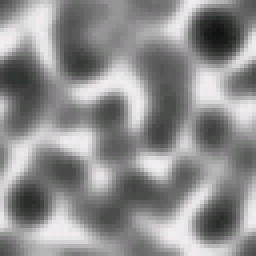
#> input picture texturen/02b66e6f8791be66_64x64.png, 64 x 64 px (shown 4 times larger); its folder holds only this picture in this run
$ python normalkarten.py ../texturen/02b66e6f8791be66_64x64.png
#> lines starting #> are read from the running program, lines starting #| are printed output that depends on the picture
#> in istFarbig, `r, g, b = a[..., 0].mean(), a[..., 1].mean(), a[..., 2].mean()`: r = 142; g = 141.8; b = 142
"""Erzeugt Normalenkarten aus den Albedo-Texturen.

*** DAS ERGEBNIS IST GESCHAETZT, NICHT GEMESSEN. *** Aus einer Farbkarte
laesst sich keine echte Oberflaechenform ableiten -- was hier entsteht,
ist eine Naeherung aus der Helligkeit: hell = hoch, dunkel = tief. Fuer
Stein, Rost und Beton traegt das gut, bei aufgemalten Details (Schrift,
Symbole, Lichter) erzeugt es Struktur, die es in Wirklichkeit nicht gibt.

Geeicht an der EINEN echten Normalenkarte im Spiel
(e9808ff6fd4ddfd7, Mittelwert 128/128/227): so soll das Ergebnis
aussehen.

Aufruf:
    normalkarten.py            Probe: drei Karten in den Scratchpad
    normalkarten.py --alle     alle farbigen Texturen
"""
import os, sys, glob
import numpy as np
from PIL import Image

TEX = r"c:\Program Files (x86)\GOG Galaxy\Games\AquaNox\mod_docu\texturen"
ZIEL = os.path.join(TEX, "normal")
# *** 30 IST AM BILD GEEICHT, NICHT GERATEN. *** Bei 4 blieb die Karte
# fast einfarbig (der Gradient ueber zwei Pixel ist bei normalisierten
# Werten winzig), bei 80 ueberzeichnet sie sichtbar. Drei Staerken
# wurden nebeneinander geprueft, bevor dieser Wert feststand.
STAERKE = 30.0


def normalkarte(pfad, staerke=STAERKE):
#> called with pfad = 'texturen/02b66e6f8791be66_64x64.png', staerke = 30
    im = Image.open(pfad).convert("RGB")
#> im is the input picture: PIL image 64x64 RGB; mean R, G, B 142, 141.8, 142
    a = np.asarray(im, dtype=np.float32) / 255.0

    # Hoehenfeld aus der wahrgenommenen Helligkeit
    h = 0.299 * a[..., 0] + 0.587 * a[..., 1] + 0.114 * a[..., 2]

    # *** GEGLAETTET UND ZWEISKALIG (575). *** Die erste Fassung nahm
    # die rohe Pixelhelligkeit -- das Relief las sich im Spiel als
    # RAUSCHEN statt als Tiefe (Modus-16-Probe: Sprenkel statt Formen).
    # Ein Kastenfilter (zweimal 3x3 = naeherungsweise Gauss) plus eine
    # grobe Ebene (8x-Mittel) machen aus Koernung Flaechenformen.
    def kasten(x):
        s = x.copy()
        for dy in (-1, 0, 1):
            for dx in (-1, 0, 1):
                if dy or dx:
                    s = s + np.roll(np.roll(x, dy, 0), dx, 1)
        return s / 9.0

    # Dreifacher Kasten (615): zweifach liess Detail bis auf
    # Texelebene durch -- unter dem Wandlicht wurde jedes Texel ein
    # Helligkeitspunkt ("verpixelt", Detailpass-Test). Kleinste
    # Strukturen jetzt ~6 px.
    fein = kasten(kasten(kasten(h)))
    grob = fein
    for _ in range(3):
        grob = kasten(grob)          # ~8 Pixel Reichweite
    # *** BANDPASS STATT TIEFPASS (600). *** Die alte Mischung
    # (fein+grob) machte aus breiten Helligkeitsflecken -- also aus
    # SCHMUTZ und EINGEBACKENEM LICHT -- grosse Buckel: im Spiel
    # las sich das als dunkle Fleckenmuster, nicht als Relief.
    # fein MINUS grob behaelt nur die Strukturkanten (Fugen, Platten,
    # Nieten) und wirft die Flecken weg.
    h = fein - grob

    # *** RANDBEHANDLUNG PER WRAP. *** Texturen kacheln; mit
    # abgeschnittenen Raendern entstuende an jeder Kachelgrenze eine
    # sichtbare Naht.
    dx = (np.roll(h, -1, axis=1) - np.roll(h, 1, axis=1)) * staerke
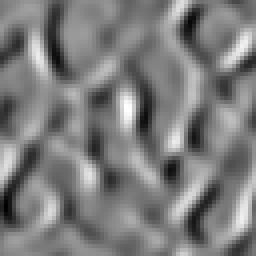
#> dx: shape (64, 64) float32 (shown 4 times larger); min -1.98, max 2.06, mean -5.09e-10; drawn with min black and max white
    dy = (np.roll(h, -1, axis=0) - np.roll(h, 1, axis=0)) * staerke
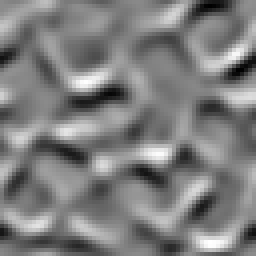
#> dy: shape (64, 64) float32 (shown 4 times larger); min -1.91, max 1.95, mean 9.31e-10; drawn with min black and max white

    nx, ny, nz = -dx, -dy, np.ones_like(h)
#> nz: shape (64, 64) float32; every value is 1
    laenge = np.sqrt(nx * nx + ny * ny + nz * nz)
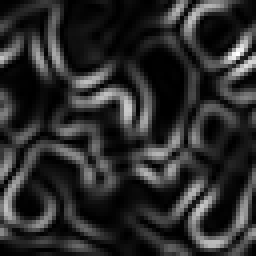
#> laenge: shape (64, 64) float32 (shown 4 times larger); min 1, max 2.64, mean 1.28; drawn with min black and max white
    nx, ny, nz = nx / laenge, ny / laenge, nz / laenge
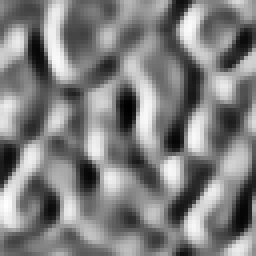
#> nx: shape (64, 64) float32 (shown 4 times larger); min -0.9, max 0.891, mean -0.00224; drawn with min black and max white
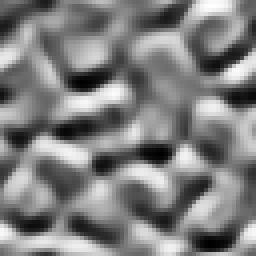
#> ny: shape (64, 64) float32 (shown 4 times larger); min -0.89, max 0.885, mean 0.000601; drawn with min black and max white
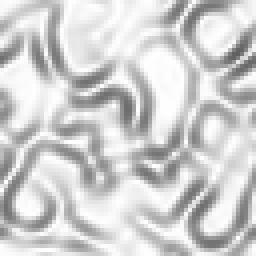
#> nz: shape (64, 64) float32 (shown 4 times larger); min 0.378, max 1, mean 0.814

    # (-1..1) -> (0..255)
    aus = np.stack([(nx * 0.5 + 0.5), (ny * 0.5 + 0.5), (nz * 0.5 + 0.5)], axis=-1)
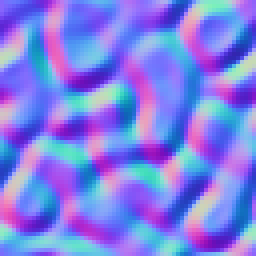
#> aus: shape (64, 64, 3) float32 (shown 4 times larger); mean of channels 0, 1, 2 0.499, 0.5, 0.907; drawn as R, G, B
    return Image.fromarray((aus * 255.0 + 0.5).astype(np.uint8), "RGB")
#> returned value: PIL image 64x64 RGB


def istFarbig(pfad):
    # Seit 594 nur noch der Normalkarten-Ausschluss: die alte
    # Farbigkeitsschwelle (Kanaldifferenz >= 6) uebersprang gerade die
    # GRAUEN Wand-/Panel-Texturen -- die haeufigsten Flaechen des
    # Spiels hatten deshalb gar keine Reliefkarte ("komplett flach").
    a = np.asarray(Image.open(pfad).convert("RGB").resize((64, 64)), dtype=np.float32)
    r, g, b = a[..., 0].mean(), a[..., 1].mean(), a[..., 2].mean()
    if b > 150 and b > r + 25 and b > g + 25 and abs(r - g) < 30 and 90 < r < 190:
        return False   # ist schon eine Normalenkarte
    return True


def lightmapHashes():
    """Dumps, die Level-Lightmaps sind (591) -- keine Karten dafuer."""
    liste = os.path.join(TEX, "lightmap_hashes.txt")
    if not os.path.isfile(liste):
        return set()
    aus = set()
    for zeile in open(liste, encoding="utf-8"):
        if zeile.strip() and not zeile.startswith("#"):
            aus.add(zeile.split("\t")[0].strip())
    return aus


alle = "--alle" in sys.argv
_lm = lightmapHashes()
quellen = sorted(glob.glob(os.path.join(TEX, "*.png")))
quellen = [q for q in quellen if istFarbig(q)
           and os.path.basename(q).replace(".png", "") not in _lm]

if not alle:
    quellen = sorted(quellen, key=os.path.getsize, reverse=True)[:3]
    ziel = os.path.dirname(os.path.abspath(__file__))
else:
    ziel = ZIEL
    os.makedirs(ziel, exist_ok=True)

n = 0
for q in quellen:
    name = os.path.basename(q)
    aus = os.path.join(ziel, name.replace(".png", "_n.png"))
    try:
        normalkarte(q).save(aus)
        n += 1
    except Exception as e:
        print("FEHLER %s: %s" % (name, e))

print("%d Normalenkarten erzeugt in %s" % (n, ziel))
if not alle:
    print("(Probe. Mit --alle ueber alle %d farbigen Texturen.)"
          % len([q for q in sorted(glob.glob(os.path.join(TEX, '*.png'))) if istFarbig(q)]))

$ run again, on texturen/0e36d30afa54c530_64x64.png
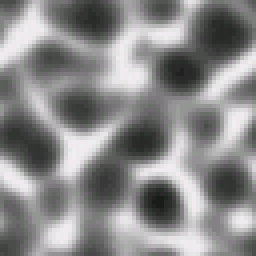
#> input picture texturen/0e36d30afa54c530_64x64.png, 64 x 64 px (shown 4 times larger)
#> r = 138; g = 137.9; b = 138
#> in normalkarte, im is the input picture: PIL image 64x64 RGB; mean R, G, B 138, 137.9, 138
#> in normalkarte, `nx, ny, nz = nx / laenge, ny / laenge, nz / laenge`:
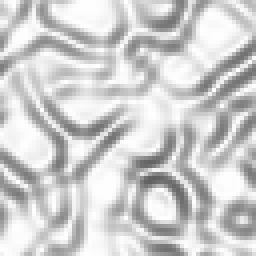
#> nz: shape (64, 64) float32 (shown 4 times larger); min 0.373, max 1, mean 0.808
#> in normalkarte, `aus = np.stack([(nx * 0.5 + 0.5), (ny * 0.5 + 0.5), (nz * 0.5 + 0.5)],..`:
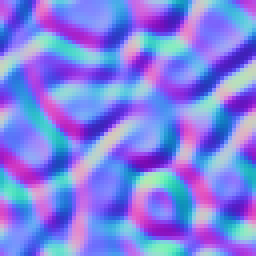
#> aus: shape (64, 64, 3) float32 (shown 4 times larger); mean of channels 0, 1, 2 0.501, 0.501, 0.904; drawn as R, G, B

$ run again, on texturen/1024ba9e561928a2_512x512.png
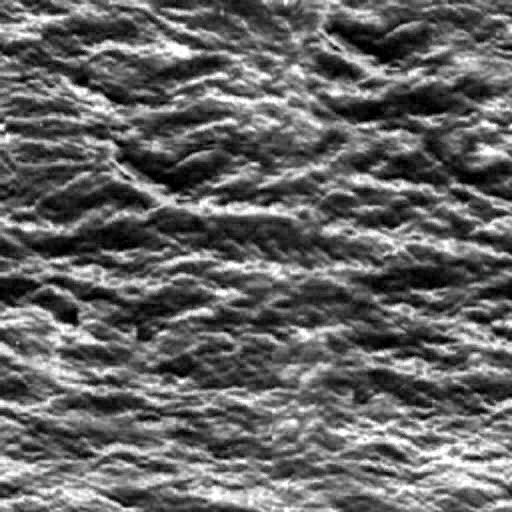
#> input picture texturen/1024ba9e561928a2_512x512.png, 512 x 512 px
#> in istFarbig, `a = np.asarray(Image.open(pfad).convert("RGB").resize((64, 64)), dtype..`:
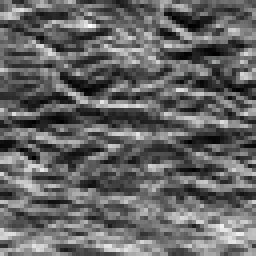
#> a: shape (64, 64, 3) float32 (shown 4 times larger); mean R, G, B 100.8, 100.9, 100.8
#> r = 100.8; g = 100.9; b = 100.8
#> in normalkarte, `aus = np.stack([(nx * 0.5 + 0.5), (ny * 0.5 + 0.5), (nz * 0.5 + 0.5)],..`:
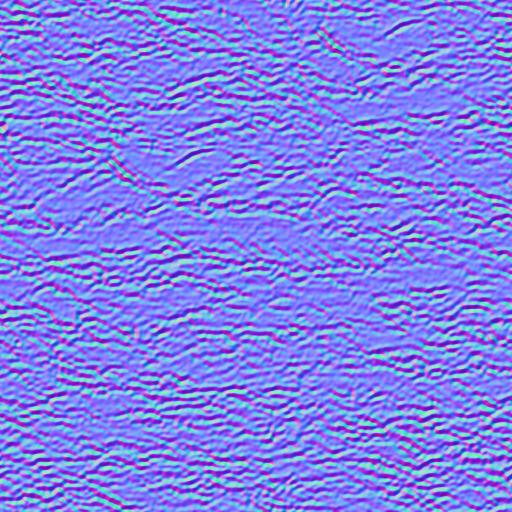
#> aus: shape (512, 512, 3) float32; mean of channels 0, 1, 2 0.5, 0.504, 0.916; drawn as R, G, B

$ run again, on texturen/07bbffabe10d12f0_64x64.png
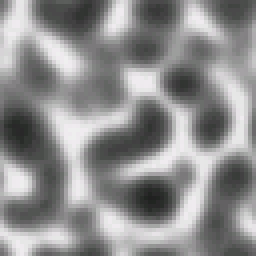
#> input picture texturen/07bbffabe10d12f0_64x64.png, 64 x 64 px (shown 4 times larger)
#> r = 142.5; g = 142.3; b = 142.5
#> in normalkarte, im is the input picture: PIL image 64x64 RGB; mean R, G, B 142.5, 142.3, 142.5
#> in normalkarte, `aus = np.stack([(nx * 0.5 + 0.5), (ny * 0.5 + 0.5), (nz * 0.5 + 0.5)],..`:
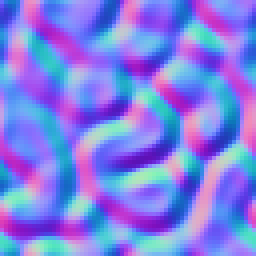
#> aus: shape (64, 64, 3) float32 (shown 4 times larger); mean of channels 0, 1, 2 0.501, 0.501, 0.903; drawn as R, G, B
